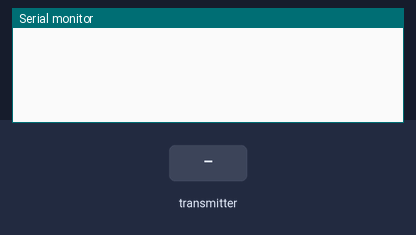
The sketch below on a simulated Arduino Uno, built with avr-gcc and run on an emulated ATmega328P. On the bench: the last lines printed to the serial monitor. The inputs (shaded band) are chosen by the test bench. No radio packets arrive unless stated.

Above: at 1.2 s.
1.3 s: the transmitter starts sending temp = 0
At 1.47 s:
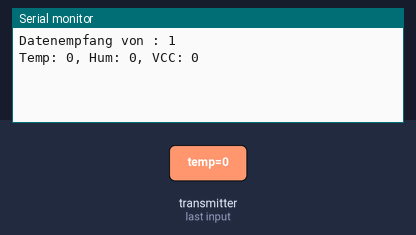
2.8 s: the transmitter starts sending hum = 25
At 2.97 s:
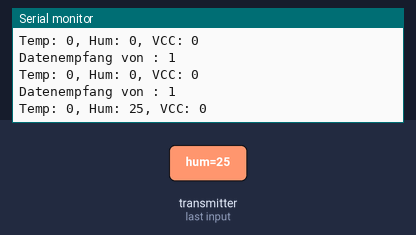
4.3 s: the transmitter starts sending supplyV = 256
At 4.47 s:
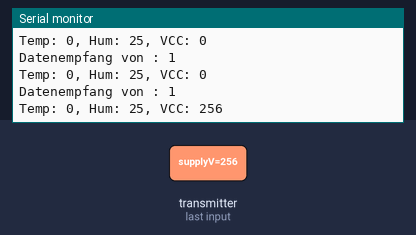
5.8 s: the transmitter starts sending temp = 25
At 5.98 s:
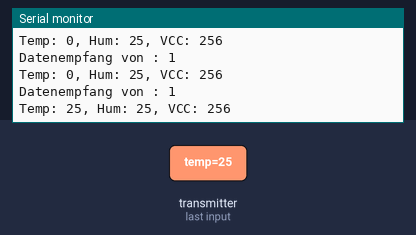
7.3 s: the transmitter starts sending hum = 0
At 7.48 s:
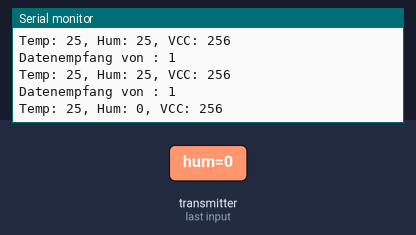
8.8 s: the transmitter starts sending supplyV = 0
At 8.99 s:
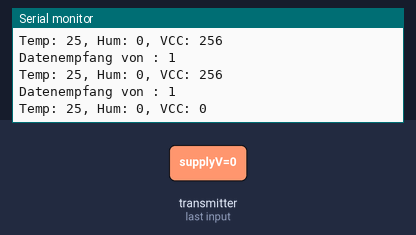

The sketch:

arduino-sensoren-2-kap10-lora-rf95-server.ino
```cpp
// LoRa Server
// Datei: arduino-sensoren-2-kap10-lora-rf95-server.ino

#include <RHReliableDatagram.h>
#include <RH_RF95.h>
#include <SPI.h>

// Client/Server
#define SERVER_ADDRESS 10

// LoRa Instanz
RH_RF95 driver;
RHReliableDatagram manager(driver, SERVER_ADDRESS);

// Sensor Data
typedef struct {
      int temp;
      int hum;
      int supplyV;
}Payload;
Payload rxLoRa;

void setup()
{
  // Serielle Schnittstelle
  Serial.begin(9600);
  while (!Serial) ;
  if (!manager.init())
    Serial.println("Initialisierung fehlgeschlagen...");

    // LoRa Frequenz
    driver.setFrequency(868);
    // LoRa
    driver.setTxPower(23, false);
}

uint8_t data[] = "ACKOK";
// Dont put this on the stack:
uint8_t buf[RH_RF95_MAX_MESSAGE_LEN];

void loop()
{
  if (manager.available())
  {
    // Warten auf Nachricht von Client
    uint8_t buf[sizeof(buf)];
    uint8_t from;
    uint8_t len = sizeof(buf);

    if (manager.recvfromAck(buf, &len, &from))
    {
      // Daten empfangen
      memcpy(&rxLoRa, buf, sizeof(rxLoRa));
      Serial.print("Datenempfang von : ");
      Serial.println(from, DEC);
      Serial.print("Temp: ");
      Serial.print(rxLoRa.temp);
      Serial.print(", Hum: ");
      Serial.print(rxLoRa.hum);
      Serial.print(", VCC: ");
      Serial.println(rxLoRa.supplyV);

      // Antwort abwarten
      if (!manager.sendtoWait(data, sizeof(data), from))
        Serial.println("sendtoWait failed");
    }
  }
}
```

Measured:
- after the input at 1.3 s, the serial monitor: prints a new line at once (image 1)
- after the input at 2.8 s, the serial monitor: prints a new line at once (image 2)
- after the input at 4.3 s, the serial monitor: prints a new line at once (image 3)
- after the input at 5.8 s, the serial monitor: prints a new line at once (image 4)
- after the input at 7.3 s, the serial monitor: prints a new line at once (image 5)
- after the input at 8.8 s, the serial monitor: prints a new line at once (image 6)
